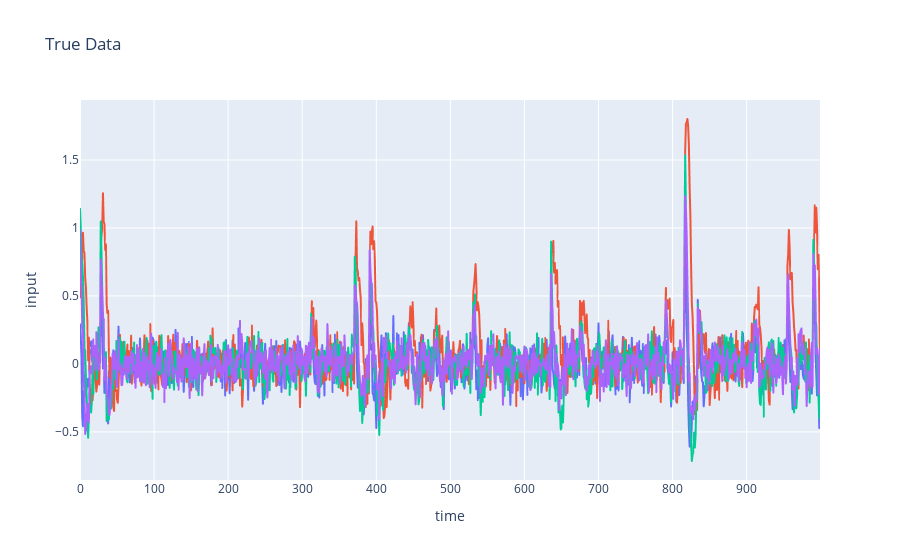

Notebook cell for this chart:
### Code cell
px.line(X.T, title='True Data').update_layout(xaxis_title='time', yaxis_title='input', legend_title='control signal', showlegend=False).show()

### Figure 1 — Plotly figure (JSON) as saved in the notebook; plotly's stock layout.template omitted (floating-point values rounded to 4 significant figures; data arrays with more than 128 entries replaced by an {"elided": "..."} marker saying what was removed)
{"data": [{"hovertemplate": "variable=0<br>index=%{x}<br>value=%{y}<extra></extra>", "legendgroup": "0", "line": {"color": "#636efa", "dash": "solid"}, "marker": {"symbol": "circle"}, "mode": "lines", "name": "0", "showlegend": true, "type": "scattergl", "x": {"elided": "1000 int values"}, "xaxis": "x", "y": {"elided": "1000 float values"}, "yaxis": "y"}, {"hovertemplate": "variable=1<br>index=%{x}<br>value=%{y}<extra></extra>", "legendgroup": "1", "line": {"color": "#EF553B", "dash": "solid"}, "marker": {"symbol": "circle"}, "mode": "lines", "name": "1", "showlegend": true, "type": "scattergl", "x": {"elided": "1000 int values"}, "xaxis": "x", "y": {"elided": "1000 float values"}, "yaxis": "y"}, {"hovertemplate": "variable=2<br>index=%{x}<br>value=%{y}<extra></extra>", "legendgroup": "2", "line": {"color": "#00cc96", "dash": "solid"}, "marker": {"symbol": "circle"}, "mode": "lines", "name": "2", "showlegend": true, "type": "scattergl", "x": {"elided": "1000 int values"}, "xaxis": "x", "y": {"elided": "1000 float values"}, "yaxis": "y"}, {"hovertemplate": "variable=3<br>index=%{x}<br>value=%{y}<extra></extra>", "legendgroup": "3", "line": {"color": "#ab63fa", "dash": "solid"}, "marker": {"symbol": "circle"}, "mode": "lines", "name": "3", "showlegend": true, "type": "scattergl", "x": {"elided": "1000 int values"}, "xaxis": "x", "y": {"elided": "1000 float values"}, "yaxis": "y"}], "layout": {"legend": {"title": {"text": "control signal"}, "tracegroupgap": 0}, "showlegend": false, "title": {"text": "True Data"}, "xaxis": {"anchor": "y", "domain": [0, 1], "title": {"text": "time"}}, "yaxis": {"anchor": "x", "domain": [0, 1], "title": {"text": "input"}}}}
